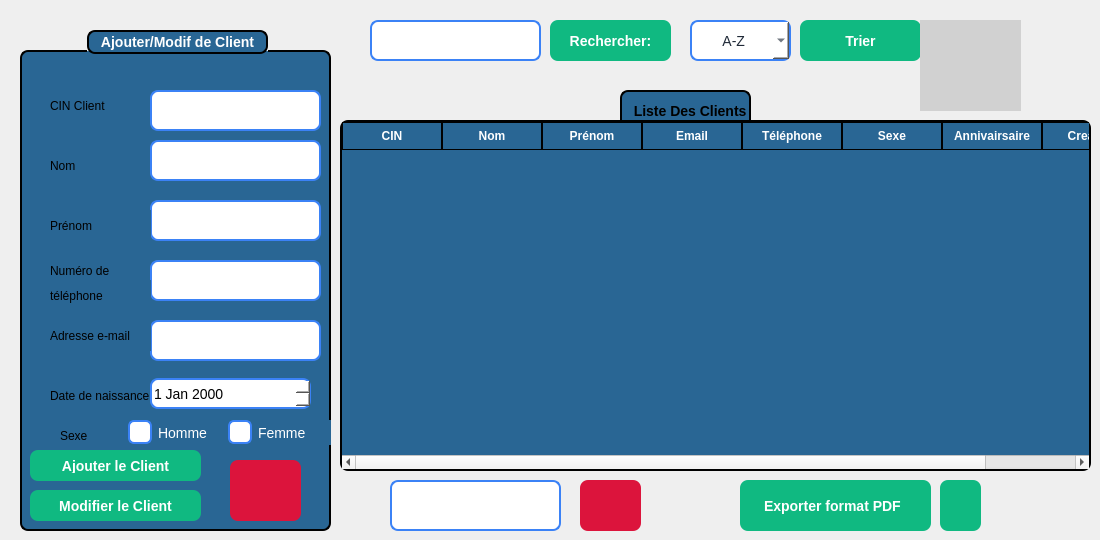
      <widget class="QWidget" name="page_7">
       <widget class="QPushButton" name="pushButton_filtrer_3">
        <property name="geometry">
         <rect>
          <x>800</x>
          <y>20</y>
          <width>121</width>
          <height>41</height>
         </rect>
        </property>
        <property name="styleSheet">
         <string notr="true">QPushButton {
    background-color: #10b981;   /* normal state */
    color: white;
    border: none;
    border-radius: 8px;
    padding: 8px 20px;
    font-size: 14px;
    font-weight: bold;
}

QPushButton:hover {
    background-color: #059669;   /* darker on hover */
}
</string>
        </property>
        <property name="text">
         <string>Trier</string>
        </property>
       </widget>
       <widget class="QPushButton" name="pushButton_supprimer_client">
        <property name="geometry">
         <rect>
          <x>580</x>
          <y>480</y>
          <width>61</width>
          <height>51</height>
         </rect>
        </property>
        <property name="styleSheet">
         <string notr="true">QPushButton {

	background-color: rgb(220, 20, 60);
	
    color: white;
    border: none;
    border-radius: 8px;
    padding: 8px 20px;
    font-size: 14px;
    font-weight: bold;
}

QPushButton:hover {
      /* darker on hover */
	background-color: rgb(140, 0, 0);
}
</string>
        </property>
        <property name="text">
         <string/>
        </property>
        <property name="icon">
         <iconset theme="QIcon::ThemeIcon::EditDelete"/>
        </property>
       </widget>
       <widget class="QTableWidget" name="tableWidgetclient">
        <property name="geometry">
         <rect>
          <x>340</x>
          <y>120</y>
          <width>751</width>
          <height>351</height>
         </rect>
        </property>
        <property name="autoFillBackground">
         <bool>false</bool>
        </property>
        <property name="styleSheet">
         <string notr="true">QTableWidget {
    background-color: rgb(41, 102, 148);   /* blue background */
    border: 2px solid black;
    border-radius: 8px;
    font-weight: bold;
    font-size: 14px;
    gridline-color: black;                 /* cell grid lines */
    color: white;                          
    selection-background-color: #10b981;
    selection-color: white;
    outline: 0;
}

QTableWidget::item {
    border: 1px solid black;               /* give each cell a border */
    padding: 4px;
}

QHeaderView::section {
    background-color: rgb(41, 102, 148);
    color: white;
    border: 1px solid black;              /* column header border */
    padding: 4px;
    font-weight: bold;
}
</string>
        </property>
        <column>
         <property name="text">
          <string>CIN</string>
         </property>
        </column>
        <column>
         <property name="text">
          <string>Nom</string>
         </property>
        </column>
        <column>
         <property name="text">
          <string>Prénom</string>
         </property>
        </column>
        <column>
         <property name="text">
          <string>Email</string>
         </property>
        </column>
        <column>
         <property name="text">
          <string>Téléphone</string>
         </property>
        </column>
        <column>
         <property name="text">
          <string>Sexe</string>
         </property>
        </column>
        <column>
         <property name="text">
          <string>Annivairsaire</string>
         </property>
        </column>
        <column>
         <property name="text">
          <string>Creation</string>
         </property>
        </column>
       </widget>
       <widget class="QPushButton" name="pushButton_recherche_3">
        <property name="geometry">
         <rect>
          <x>550</x>
          <y>20</y>
          <width>121</width>
          <height>41</height>
         </rect>
        </property>
        <property name="styleSheet">
         <string notr="true">QPushButton {
    background-color: #10b981;   /* normal state */
    color: white;
    border: none;
    border-radius: 8px;
    padding: 8px 20px;
    font-size: 14px;
    font-weight: bold;
}

QPushButton:hover {
    background-color: #059669;   /* darker on hover */
}
</string>
        </property>
        <property name="text">
         <string>Rechercher:</string>
        </property>
        <property name="icon">
         <iconset theme="QIcon::ThemeIcon::EditFind"/>
        </property>
       </widget>
       <widget class="QComboBox" name="comboBox_3">
        <property name="geometry">
         <rect>
          <x>690</x>
          <y>20</y>
          <width>101</width>
          <height>41</height>
         </rect>
        </property>
        <property name="styleSheet">
         <string notr="true">QComboBox {
    background-color: rgb(255, 255, 255);   /* white background */
    color: #1f2937;                         /* selected text color */
    border: 2px solid #3b82f6;              /* blue border */
    border-radius: 8px;
    font-size: 14px;
    padding: 4px 8px;
}

/* Dropdown list styling */
QComboBox QAbstractItemView {
    background-color: rgb(255, 255, 255);
    color: #1f2937;
    selection-background-color: #3b82f6;
    selection-color: white;
}

/* Make the arrow black */
QComboBox::down-arrow {
    width: 12px;
    height: 12px;
    image: none; 
                      /* remove default image */
	background-color: rgb(0, 170, 255);
    border-left: 6px solid transparent;
    border-right: 6px solid transparent;
    border-top: 6px solid black;       /* black arrow */
}
</string>
        </property>
        <item>
         <property name="text">
          <string>      A-Z</string>
         </property>
        </item>
        <item>
         <property name="text">
          <string>      Age</string>
         </property>
        </item>
        <item>
         <property name="text">
          <string>      Sexe</string>
         </property>
        </item>
       </widget>
       <widget class="QLabel" name="label_31">
        <property name="geometry">
         <rect>
          <x>620</x>
          <y>90</y>
          <width>131</width>
          <height>41</height>
         </rect>
        </property>
        <property name="styleSheet">
         <string notr="true">QLabel{
 border: 2px solid black;   /* blue border */
    border-radius: 8px;
 font-weight: bold;
    font-size: 14px;
background-color: rgb(41, 102, 148);}</string>
        </property>
        <property name="text">
         <string>  Liste Des Clients</string>
        </property>
       </widget>
       <widget class="QLineEdit" name="lineEdit_Recherchecin_client">
        <property name="geometry">
         <rect>
          <x>370</x>
          <y>20</y>
          <width>171</width>
          <height>41</height>
         </rect>
        </property>
        <property name="styleSheet">
         <string notr="true">QLineEdit {
    /* dark background */
	background-color: rgb(255, 255, 255);
    color: #1f2937;              /* typed text color */
    border: 2px solid #3b82f6;   /* blue border */
    border-radius: 8px;
    
    font-size: 14px;
}

QLineEdit::placeholder {
    color: white;                /* placeholder text color */
}
</string>
        </property>
       </widget>
       <widget class="QGroupBox" name="groupBox_4">
        <property name="geometry">
         <rect>
          <x>20</x>
          <y>30</y>
          <width>311</width>
          <height>501</height>
         </rect>
        </property>
        <property name="styleSheet">
         <string notr="true">QGroupBox {
    background-color: rgb(41, 102, 148);   /* blue background */
    border: 2px solid black;               /* black border, 2px wide */
    border-radius: 8px;                    /* rounded corners */
    margin-top: 20px;                      /* space for the title */
    color: white;                          /* title text color */
    font-weight: bold;
    font-size: 14px;
}

QGroupBox::title {
 border: 2px solid black;               /* black border, 2px wide */
    border-radius: 8px;     
background-color: rgb(41, 102, 148);
    subcontrol-origin: margin;
    subcontrol-position: top center;       /* title centered */
    padding: 2px 10px;
}
</string>
        </property>
        <property name="title">
         <string>Ajouter/Modif de Client</string>
        </property>
        <widget class="QRadioButton" name="radioButton_Femme_4">
         <property name="geometry">
          <rect>
           <x>200</x>
           <y>390</y>
           <width>111</width>
           <height>25</height>
          </rect>
         </property>
         <property name="styleSheet">
          <string notr="true">QRadioButton {
    color: white;
    font-size: 14px;
    padding-left: 8px;
background-color: rgb(41, 102, 148);
}

QRadioButton::indicator {
    width: 20px;
    height: 20px;
    border: 2px solid #3b82f6;
    border-radius: 6px;      /* rounded corners */
    background-color: white;  /* unchecked background */
}

QRadioButton::indicator:checked {
	background-color: #FFD700;
   /* background-color: #3b82f6;   blue fill when checked */
}
</string>
         </property>
         <property name="text">
          <string>Femme</string>
         </property>
        </widget>
        <widget class="QLineEdit" name="lineEdit_Prenom_4">
         <property name="geometry">
          <rect>
           <x>130</x>
           <y>170</y>
           <width>171</width>
           <height>41</height>
          </rect>
         </property>
         <property name="styleSheet">
          <string notr="true">QLineEdit {
    /* dark background */
	background-color: rgb(255, 255, 255);
    color: #1f2937;              /* typed text color */
    border: 2px solid #3b82f6;   /* blue border */
    border-radius: 8px;

    font-size: 14px;
}

QLineEdit::placeholder {
    color: white;                /* placeholder text color */
}
</string>
         </property>
        </widget>
        <widget class="QLabel" name="label_32">
         <property name="geometry">
          <rect>
           <x>30</x>
           <y>180</y>
           <width>101</width>
           <height>31</height>
          </rect>
         </property>
         <property name="styleSheet">
          <string notr="true">background-color: rgb(41, 102, 148);</string>
         </property>
         <property name="text">
          <string>Prénom</string>
         </property>
        </widget>
        <widget class="QLineEdit" name="lineEdit_nom_4">
         <property name="geometry">
          <rect>
           <x>130</x>
           <y>110</y>
           <width>171</width>
           <height>41</height>
          </rect>
         </property>
         <property name="styleSheet">
          <string notr="true">QLineEdit {
    /* dark background */
	background-color: rgb(255, 255, 255);
    color: #1f2937;              /* typed text color */
    border: 2px solid #3b82f6;   /* blue border */
    border-radius: 8px;

    font-size: 14px;
}

QLineEdit::placeholder {
    color: white;                /* placeholder text color */
}
</string>
         </property>
        </widget>
        <widget class="QLineEdit" name="lineEdit_Adresse_4">
         <property name="geometry">
          <rect>
           <x>130</x>
           <y>290</y>
           <width>171</width>
           <height>41</height>
          </rect>
         </property>
         <property name="styleSheet">
          <string notr="true">QLineEdit {
    /* dark background */
	background-color: rgb(255, 255, 255);
    color: #1f2937;              /* typed text color */
    border: 2px solid #3b82f6;   /* blue border */
    border-radius: 8px;
   
    font-size: 14px;
}

QLineEdit::placeholder {
    color: white;                /* placeholder text color */
}
</string>
         </property>
        </widget>
        <widget class="QLabel" name="label_33">
         <property name="geometry">
          <rect>
           <x>30</x>
           <y>120</y>
           <width>41</width>
           <height>31</height>
          </rect>
         </property>
         <property name="styleSheet">
          <string notr="true">background-color: rgb(41, 102, 148);</string>
         </property>
         <property name="text">
          <string>Nom</string>
         </property>
        </widget>
        <widget class="QPushButton" name="pushButton_ValiderClient">
         <property name="geometry">
          <rect>
           <x>10</x>
           <y>420</y>
           <width>171</width>
           <height>31</height>
          </rect>
         </property>
         <property name="styleSheet">
          <string notr="true">QPushButton {
    background-color: #10b981;   /* normal state */
    color: white;
    border: none;
    border-radius: 8px;
    padding: 8px 20px;
    font-size: 14px;
    font-weight: bold;
}

QPushButton:hover {
    background-color: #059669;   /* darker on hover */
}
</string>
         </property>
         <property name="text">
          <string>Ajouter le Client</string>
         </property>
         <property name="icon">
          <iconset theme="QIcon::ThemeIcon::ContactNew"/>
         </property>
        </widget>
        <widget class="QLabel" name="label_34">
         <property name="geometry">
          <rect>
           <x>30</x>
           <y>290</y>
           <width>101</width>
           <height>31</height>
          </rect>
         </property>
         <property name="styleSheet">
          <string notr="true">background-color: rgb(41, 102, 148);</string>
         </property>
         <property name="text">
          <string>Adresse e-mail</string>
         </property>
        </widget>
        <widget class="QLineEdit" name="lineEdit_Nt_4">
         <property name="geometry">
          <rect>
           <x>130</x>
           <y>230</y>
           <width>171</width>
           <height>41</height>
          </rect>
         </property>
         <property name="styleSheet">
          <string notr="true">QLineEdit {
    /* dark background */
	background-color: rgb(255, 255, 255);
    color: #1f2937;              /* typed text color */
    border: 2px solid #3b82f6;   /* blue border */
    border-radius: 8px;
 
    font-size: 14px;
}

QLineEdit::placeholder {
    color: white;                /* placeholder text color */
}
</string>
         </property>
        </widget>
        <widget class="QRadioButton" name="radioButton_Homme_4">
         <property name="geometry">
          <rect>
           <x>100</x>
           <y>390</y>
           <width>111</width>
           <height>25</height>
          </rect>
         </property>
         <property name="styleSheet">
          <string notr="true">QRadioButton {
    color: white;
    font-size: 14px;
    padding-left: 8px;
background-color: rgb(41, 102, 148);
}

QRadioButton::indicator {
    width: 20px;
    height: 20px;
    border: 2px solid #3b82f6;
    border-radius: 6px;      /* rounded corners */
    background-color: white;  /* unchecked background */
}

QRadioButton::indicator:checked {
    background-color: #FFD700;  /* blue fill when checked */
}
</string>
         </property>
         <property name="text">
          <string>Homme</string>
         </property>
        </widget>
        <widget class="QLabel" name="label_35">
         <property name="geometry">
          <rect>
           <x>40</x>
           <y>390</y>
           <width>41</width>
           <height>31</height>
          </rect>
         </property>
         <property name="styleSheet">
          <string notr="true">background-color: rgb(41, 102, 148);</string>
         </property>
         <property name="text">
          <string>Sexe</string>
         </property>
        </widget>
        <widget class="QLabel" name="label_36">
         <property name="geometry">
          <rect>
           <x>30</x>
           <y>250</y>
           <width>101</width>
           <height>31</height>
          </rect>
         </property>
         <property name="styleSheet">
          <string notr="true">background-color: rgb(41, 102, 148);</string>
         </property>
         <property name="text">
          <string>téléphone</string>
         </property>
        </widget>
        <widget class="QLabel" name="label_37">
         <property name="geometry">
          <rect>
           <x>30</x>
           <y>230</y>
           <width>171</width>
           <height>21</height>
          </rect>
         </property>
         <property name="styleSheet">
          <string notr="true">background-color: rgb(41, 102, 148);</string>
         </property>
         <property name="text">
          <string>Numéro de </string>
         </property>
        </widget>
        <widget class="QLabel" name="label_39">
         <property name="geometry">
          <rect>
           <x>30</x>
           <y>350</y>
           <width>131</width>
           <height>31</height>
          </rect>
         </property>
         <property name="styleSheet">
          <string notr="true">background-color: rgb(41, 102, 148);</string>
         </property>
         <property name="text">
          <string>Date de naissance</string>
         </property>
        </widget>
        <widget class="QDateEdit" name="datedenaissance_3">
         <property name="geometry">
          <rect>
           <x>130</x>
           <y>348</y>
           <width>161</width>
           <height>31</height>
          </rect>
         </property>
         <property name="styleSheet">
          <string notr="true">QDateEdit {
    background-color: rgb(255, 255, 255);   /* white background */
    color: rgb(0, 0, 0);                   /* black text */
    border: 2px solid #3b82f6;             /* blue border */
    border-radius: 8px;
    font-size: 14px;
}

/* Calendar popup text color */
QDateEdit QAbstractItemView {
    color: black; 
    background-color: white;
}
</string>
         </property>
        </widget>
        <widget class="QPushButton" name="annulerajout_client">
         <property name="geometry">
          <rect>
           <x>210</x>
           <y>430</y>
           <width>71</width>
           <height>61</height>
          </rect>
         </property>
         <property name="styleSheet">
          <string notr="true">QPushButton {

	background-color: rgb(220, 20, 60);
	
    color: white;
    border: none;
    border-radius: 8px;
    padding: 8px 20px;
    font-size: 14px;
    font-weight: bold;
}

QPushButton:hover {
      /* darker on hover */
	background-color: rgb(140, 0, 0);
}
</string>
         </property>
         <property name="text">
          <string/>
         </property>
         <property name="icon">
          <iconset theme="QIcon::ThemeIcon::EditClear"/>
         </property>
        </widget>
        <widget class="QPushButton" name="pushButton_modifierClient">
         <property name="geometry">
          <rect>
           <x>10</x>
           <y>460</y>
           <width>171</width>
           <height>31</height>
          </rect>
         </property>
         <property name="styleSheet">
          <string notr="true">QPushButton {
    background-color: #10b981;   /* normal state */
    color: white;
    border: none;
    border-radius: 8px;
    padding: 8px 20px;
    font-size: 14px;
    font-weight: bold;
}

QPushButton:hover {
    background-color: #059669;   /* darker on hover */
}
</string>
         </property>
         <property name="text">
          <string>Modifier le Client</string>
         </property>
         <property name="icon">
          <iconset theme="QIcon::ThemeIcon::SystemReboot"/>
         </property>
        </widget>
        <widget class="QLabel" name="label_38">
         <property name="geometry">
          <rect>
           <x>30</x>
           <y>60</y>
           <width>101</width>
           <height>31</height>
          </rect>
         </property>
         <property name="styleSheet">
          <string notr="true">background-color: rgb(41, 102, 148);</string>
         </property>
         <property name="text">
          <string>CIN Client</string>
         </property>
        </widget>
        <widget class="QLineEdit" name="lineEdit_IDClient_4">
         <property name="geometry">
          <rect>
           <x>130</x>
           <y>60</y>
           <width>171</width>
           <height>41</height>
          </rect>
         </property>
         <property name="styleSheet">
          <string notr="true">QLineEdit {
    /* dark background */
	background-color: rgb(255, 255, 255);
    color: #1f2937;              /* typed text color */
    border: 2px solid #3b82f6;   /* blue border */
    border-radius: 8px;
    
    font-size: 14px;
}

QLineEdit::placeholder {
    color: white;                /* placeholder text color */
}
</string>
         </property>
        </widget>
        <zorder>label_35</zorder>
        <zorder>radioButton_Homme_4</zorder>
        <zorder>label_37</zorder>
        <zorder>radioButton_Femme_4</zorder>
        <zorder>lineEdit_Prenom_4</zorder>
        <zorder>label_32</zorder>
        <zorder>lineEdit_nom_4</zorder>
        <zorder>lineEdit_Adresse_4</zorder>
        <zorder>label_33</zorder>
        <zorder>pushButton_ValiderClient</zorder>
        <zorder>label_34</zorder>
        <zorder>lineEdit_Nt_4</zorder>
        <zorder>label_36</zorder>
        <zorder>label_39</zorder>
        <zorder>datedenaissance_3</zorder>
        <zorder>annulerajout_client</zorder>
        <zorder>pushButton_modifierClient</zorder>
        <zorder>label_38</zorder>
        <zorder>lineEdit_IDClient_4</zorder>
       </widget>
       <widget class="QLineEdit" name="lineEdit_supprimer_client">
        <property name="geometry">
         <rect>
          <x>390</x>
          <y>480</y>
          <width>171</width>
          <height>51</height>
         </rect>
        </property>
        <property name="styleSheet">
         <string notr="true">QLineEdit {
    /* dark background */
	background-color: rgb(255, 255, 255);
    color: #1f2937;              /* typed text color */
    border: 2px solid #3b82f6;   /* blue border */
    border-radius: 8px;
    padding: 8px 12px;
    font-size: 14px;
}

QLineEdit::placeholder {
    color: white;                /* placeholder text color */
}
</string>
        </property>
       </widget>
       <widget class="QPushButton" name="pushButton_pdfclient">
        <property name="geometry">
         <rect>
          <x>940</x>
          <y>480</y>
          <width>41</width>
          <height>51</height>
         </rect>
        </property>
        <property name="styleSheet">
         <string notr="true">QPushButton {
    background-color: #10b981;   /* normal state */
    color: white;
    border: none;
    border-radius: 8px;
    padding: 8px 20px;
    font-size: 14px;
    font-weight: bold;
}

QPushButton:hover {
    background-color: #059669;   /* darker on hover */
}
</string>
        </property>
        <property name="text">
         <string/>
        </property>
        <property name="icon">
         <iconset theme="QIcon::ThemeIcon::GoDown"/>
        </property>
       </widget>
       <widget class="QLabel" name="image_3">
        <property name="geometry">
         <rect>
          <x>920</x>
          <y>20</y>
          <width>101</width>
          <height>91</height>
         </rect>
        </property>
        <property name="styleSheet">
         <string notr="true">background-color: rgb(209, 209, 209);
   </string>
        </property>
        <property name="text">
         <string/>
        </property>
        <property name="pixmap">
         <pixmap>../Projet/images/photo.png</pixmap>
        </property>
       </widget>
       <widget class="QLabel" name="label_3">
        <property name="geometry">
         <rect>
          <x>740</x>
          <y>480</y>
          <width>191</width>
          <height>51</height>
         </rect>
        </property>
        <property name="styleSheet">
         <string notr="true">QLabel {
    background-color: #10b981;   /* normal state */
    color: white;
    border: none;
    border-radius: 8px;
    padding: 8px 20px;
    font-size: 14px;
    font-weight: bold;
}


</string>
        </property>
        <property name="text">
         <string>Exporter format PDF</string>
        </property>
       </widget>
       <zorder>label_31</zorder>
       <zorder>pushButton_filtrer_3</zorder>
       <zorder>pushButton_supprimer_client</zorder>
       <zorder>tableWidgetclient</zorder>
       <zorder>pushButton_recherche_3</zorder>
       <zorder>comboBox_3</zorder>
       <zorder>lineEdit_Recherchecin_client</zorder>
       <zorder>groupBox_4</zorder>
       <zorder>lineEdit_supprimer_client</zorder>
       <zorder>pushButton_pdfclient</zorder>
       <zorder>image_3</zorder>
       <zorder>label_3</zorder>
      </widget>
